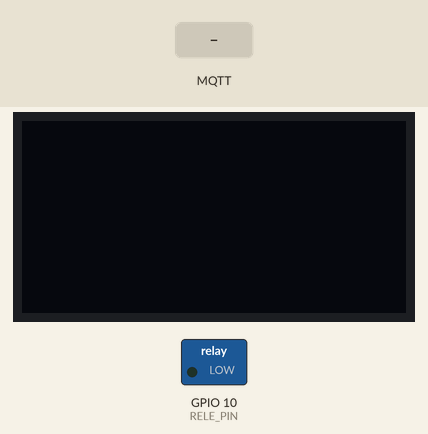
A sketch run on a simulated ESP32-S3. Parts: 128×64 one-colour display, switched loads named in the sketch (green lamp = pin HIGH). Inputs (shaded band) come from the test bench. The OLED is the two-colour kind (top 16 rows yellow); WiFi joins after 1.5 s; servers stay silent unless stated; no MQTT or app messages arrive unless stated; what the sketch prints to the serial monitor is not drawn.

Above: at 3.2 s.
3.3 s: MQTT message "placa1/temperatura" arrives on the third subscribed topic
At 3.7 s:
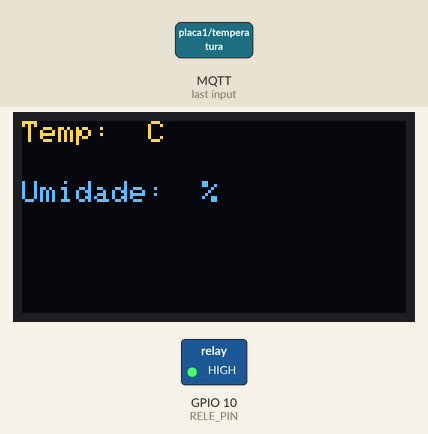
4.8 s: MQTT message "5" arrives on the third subscribed topic
At 6.0 s:
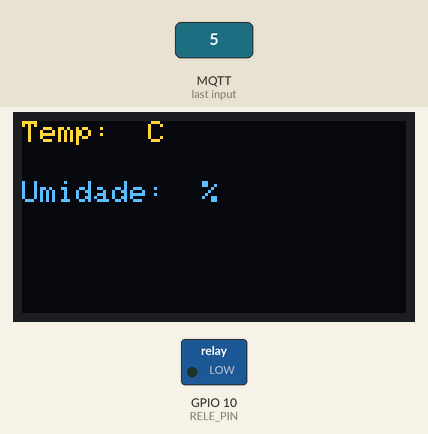
6.3 s: MQTT message "placa1/umidade" arrives on the third subscribed topic
At 7.2 s:
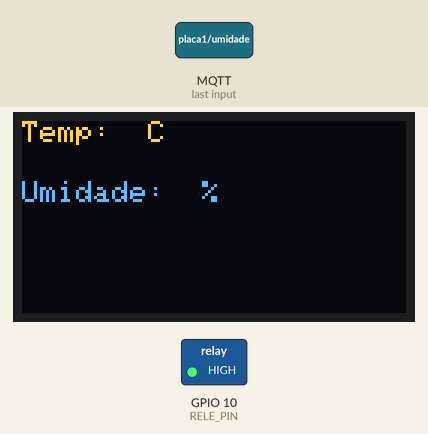
7.8 s: MQTT message "90" arrives on the third subscribed topic
At 8.4 s:
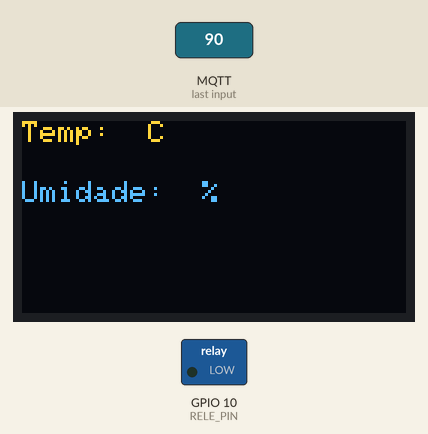
Timing chart, 0 to 10.3 s (numbered marks = the images above; inputs shaded):
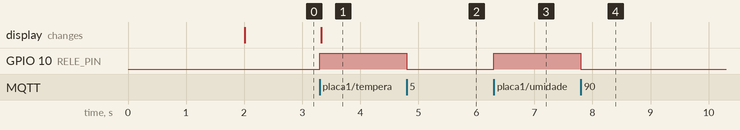

The sketch:

esp32_mqtt_subscrever_display.ino
```cpp
#include <WiFi.h>
#include <PubSubClient.h>
#include <WiFiClientSecure.h>
#include <Adafruit_SSD1306.h>
#include <Adafruit_GFX.h>

// Wi-Fi credentials
const char* ssid = "Celular";
const char* password = "123456789";

// MQTT broker details
const char* mqtt_broker = "3336331d013f40ffa18a7e282f88328f.s1.eu.hivemq.cloud";
const int mqtt_port = 8883;
const char* mqtt_username = "ESP32";
const char* mqtt_password = "Senha1234";

// Pinos
#define OLED_SDA 8
#define OLED_SCL 9
#define RELE_PIN 10

// Endereço I2C do display OLED
#define OLED_ADDRESS 0x3C // Use 0x3D se o endereço for diferente

// Inicializa o display OLED
#define SCREEN_WIDTH 128
#define SCREEN_HEIGHT 64
Adafruit_SSD1306 display(SCREEN_WIDTH, SCREEN_HEIGHT, &Wire, -1);

bool botao = 0;
String temp;
String umidade;

WiFiClientSecure espClient;
PubSubClient client(espClient);

void setup_wifi() {
  delay(10);
  Serial.println();
  Serial.print("Conectando à rede: ");
  Serial.println(ssid);

  WiFi.begin(ssid, password);
  int contador = 0;
  while (WiFi.status() != WL_CONNECTED) {
    delay(1000);
    Serial.print(".");

    contador++;
    if (contador > 20) {
      ESP.restart();
    }
  }

  Serial.println("");
  Serial.println("WiFi conectado");
  Serial.println("Endereço IP: ");
  Serial.println(WiFi.localIP());
}

void callback(char* topic, byte* payload, unsigned int length) {
  Serial.print("Mensagem recebida no tópico: ");
  Serial.println(topic);

  char payloadStr[length + 1];
  memcpy(payloadStr, payload, length);
  payloadStr[length] = '\0';

  if (strcmp(topic, "placa1/temperatura") == 0) {
    temp = payloadStr;
  } else if (strcmp(topic, "placa1/umidade") == 0) {
    umidade = payloadStr;
  } else if (strcmp(topic, "placa1/botao") == 0) {
    int estado = atoi(payloadStr);
    digitalWrite(RELE_PIN, !estado);
  }

  display.display();
}

void reconnect() {
  while (!client.connected()) {
    Serial.print("Conectando ao broker MQTT...");
    if (client.connect("Placa2Client", mqtt_username, mqtt_password)) {
      Serial.println("conectado");
      client.subscribe("placa1/temperatura");
      client.subscribe("placa1/umidade");
      client.subscribe("placa1/botao");
    } else {
      Serial.print("falha, rc=");
      Serial.print(client.state());
      Serial.println(" tentando novamente em 5 segundos");
      delay(5000);
    }
  }
}

void setup() {
  Serial.begin(115200);
  setup_wifi();
  espClient.setInsecure(); // Usar conexão insegura para MQTT sobre TLS
  client.setServer(mqtt_broker, mqtt_port);
  client.setCallback(callback);

  // Inicializa o display OLED
  Wire.begin(OLED_SDA, OLED_SCL);
  if (!display.begin(SSD1306_SWITCHCAPVCC, OLED_ADDRESS)) {
    Serial.println("Falha ao inicializar o display OLED");
    for (;;);
  }
  display.clearDisplay();
  display.setTextSize(1);
  display.setTextColor(SSD1306_WHITE);
  display.setCursor(0, 0);
  display.display();

  // Configura o pino do relé
  pinMode(RELE_PIN, OUTPUT);
  digitalWrite(RELE_PIN, LOW);
}

void loop() {
  if (!client.connected()) {
    reconnect();
  }
  client.loop();
  display.clearDisplay();
  display.setCursor(0, 0);
  display.print("Temp: ");
  display.print(temp);
  display.print(" C");
  display.setCursor(0, 20);
  display.print("Umidade: ");
  display.print(umidade);
  display.print(" %");
}
```

Measured:
- after the input at 3.3 s, GPIO 10 (RELE_PIN): LOW → HIGH at once; the display: changes at once (image 1)
- after the input at 4.8 s, GPIO 10 (RELE_PIN): HIGH → LOW at once
- after the input at 6.3 s, GPIO 10 (RELE_PIN): LOW → HIGH at once
- after the input at 7.8 s, GPIO 10 (RELE_PIN): HIGH → LOW at once
